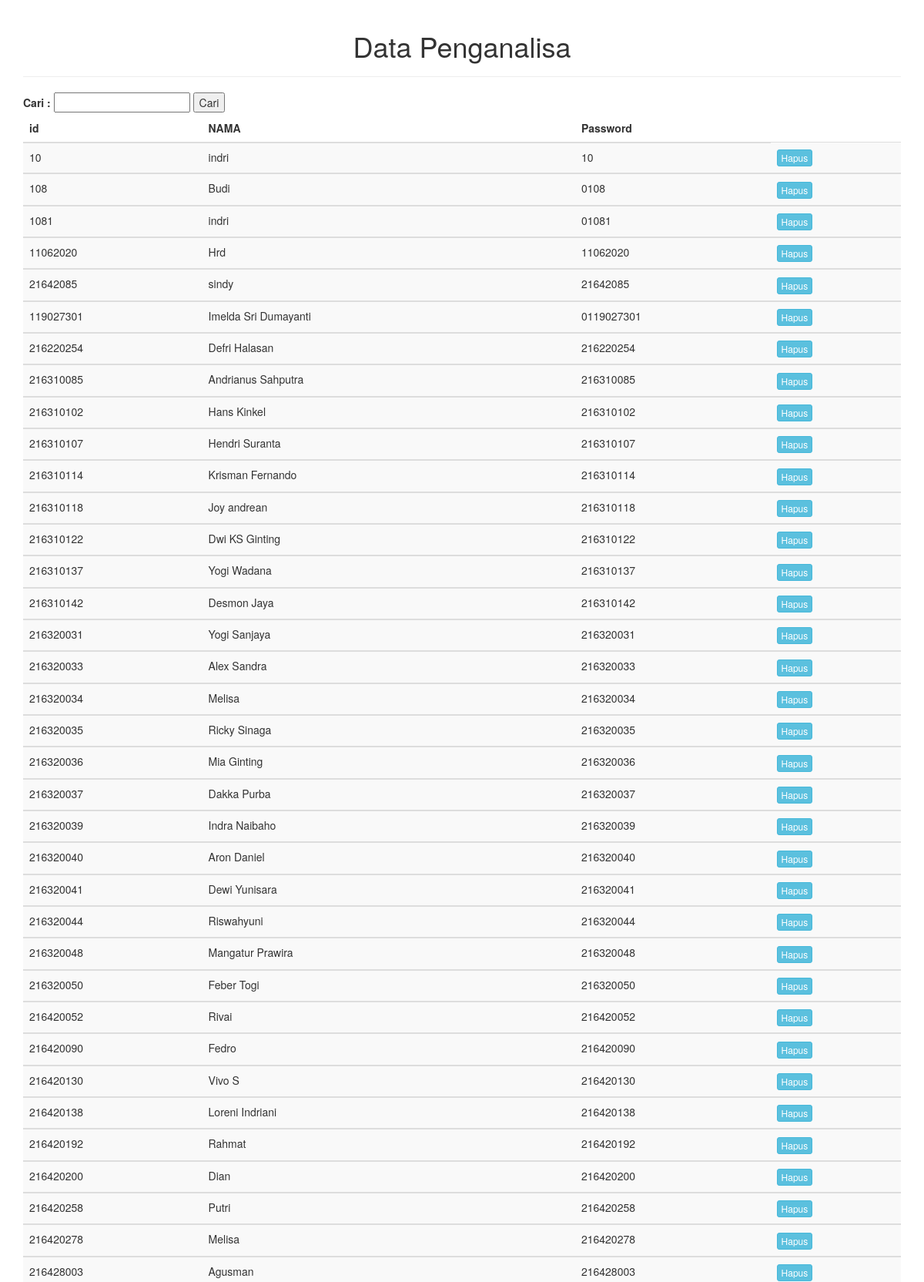
The app's page /admin/tampilpenganalisis.php (upper part) with its own data.
### tables this page shows
CREATE TABLE `penganalisis` (
  `id` int(11) NOT NULL,
  `nama` varchar(25) NOT NULL,
  `password` text NOT NULL
);

### admin/tampilpenganalisis.php (the view, shortened to what this page needs)
<!DOCTYPE HTML>
<html>
<head>
	<link href="css1/bootstrap.css" rel="stylesheet">
</head>
<?php
			$data=mysql_query("select *from penganalisis");
?>
<body>
<div class="container">
	<div class="page-header" align="center"><h1>Data Penganalisa</h1></div>
	<form action="tampilpenganalisis.php" method="get">
		<label>Cari :</label>
		<input type="text" name="cari">
		<input type="submit" value="Cari">
	</form>
	<table class="table table-striped">
		<thead>
			<th>id</th>
			<th>NAMA</th>
			<th>Password</th>
		</thead>
		<tbody>
	<?php
		if(isset($_GET['cari'])){
			$cari = $_GET['cari'];
			$data = mysql_query("select * from penganalisis where id like '%".$cari."%'");
		}else{
		$data = mysql_query("select * from penganalisis");
	}
		while($d=mysql_fetch_array($data)){
		?>
			<td><?php echo $d['id']; ?></td>
			<td><?php echo $d['nama']; ?></td>
			<td><?php echo $d['password']; ?></td>
			<td><a class="btn btn-info btn-xs" a href="hapuspenganalisis.php?id=<?php echo $d['id']; ?>">Hapus</td>
		</tbody>
		<?php
		}
	?>
	</table>
</div>
</body>
</html>

### records on screen
penganalisis: id "10", nama "indri", password "10"
penganalisis: id "108", nama "Budi", password "0108"
penganalisis: id "1081", nama "indri", password "01081"
penganalisis: id "11062020", nama "Hrd", password "11062020"
penganalisis: id "21642085", nama "sindy", password "21642085"
penganalisis: id "119027301", nama "Imelda Sri Dumayanti", password "0119027301"
penganalisis: id "216220254", nama "Defri Halasan", password "216220254"
penganalisis: id "216310085", nama "Andrianus Sahputra", password "216310085"
penganalisis: id "216310102", nama "Hans Kinkel", password "216310102"
penganalisis: id "216310107", nama "Hendri Suranta", password "216310107"
penganalisis: id "216310114", nama "Krisman Fernando", password "216310114"
penganalisis: id "216310118", nama "Joy andrean", password "216310118"
penganalisis: id "216310122", nama "Dwi KS Ginting", password "216310122"
penganalisis: id "216310137", nama "Yogi Wadana", password "216310137"
penganalisis: id "216310142", nama "Desmon Jaya", password "216310142"
penganalisis: id "216320031", nama "Yogi Sanjaya", password "216320031"
penganalisis: id "216320033", nama "Alex Sandra", password "216320033"
penganalisis: id "216320034", nama "Melisa", password "216320034"
penganalisis: id "216320035", nama "Ricky Sinaga", password "216320035"
penganalisis: id "216320036", nama "Mia Ginting", password "216320036"
penganalisis: id "216320037", nama "Dakka Purba", password "216320037"
penganalisis: id "216320039", nama "Indra Naibaho", password "216320039"
penganalisis: id "216320040", nama "Aron Daniel", password "216320040"
penganalisis: id "216320041", nama "Dewi Yunisara", password "216320041"
penganalisis: id "216320044", nama "Riswahyuni", password "216320044"
penganalisis: id "216320048", nama "Mangatur Prawira", password "216320048"
penganalisis: id "216320050", nama "Feber Togi", password "216320050"
penganalisis: id "216420052", nama "Rivai", password "216420052"
penganalisis: id "216420090", nama "Fedro", password "216420090"
penganalisis: id "216420130", nama "Vivo S", password "216420130"
penganalisis: id "216420138", nama "Loreni Indriani", password "216420138"
penganalisis: id "216420192", nama "Rahmat", password "216420192"
penganalisis: id "216420200", nama "Dian", password "216420200"
penganalisis: id "216420258", nama "Putri", password "216420258"
penganalisis: id "216420278", nama "Melisa", password "216420278"
penganalisis: id "216428003", nama "Agusman", password "216428003"
